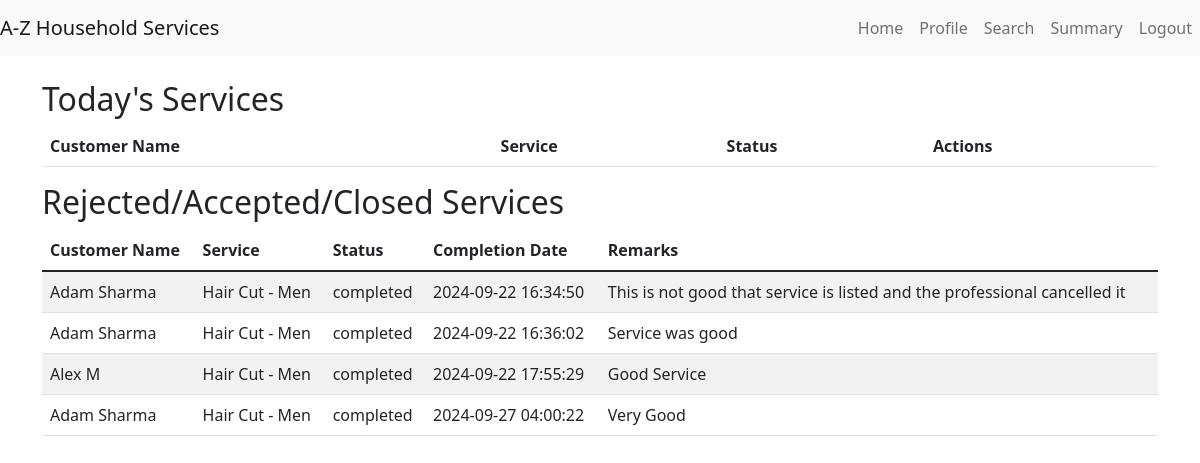
The page /professional/dashboard (signed in) on the database as committed earlier.
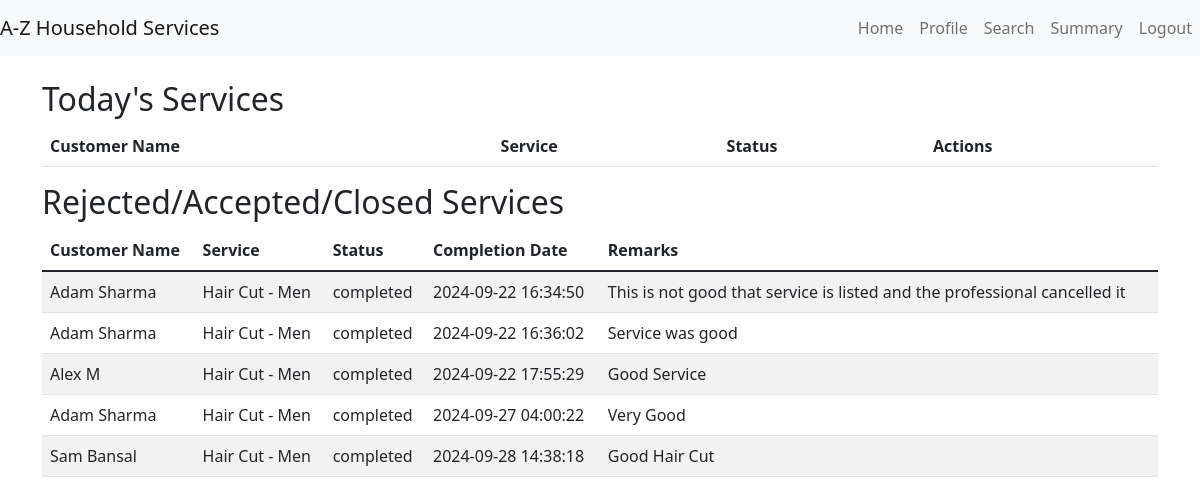
The same page on the database as committed later.
### models.py (models this page shows, shortened)
class CustomerProfile(db.Model):
    __tablename__ = 'customer_profiles'
    id = db.Column(db.Integer, primary_key=True)
    user_id = db.Column(db.Integer, db.ForeignKey('users.id'))
    full_name = db.Column(db.String(100), nullable=False)
    address = db.Column(db.String(200),nullable=False)
    pin_code = db.Column(db.String(6), nullable=False)

class Service(db.Model):
    __tablename__ = 'services'
    id = db.Column(db.Integer, primary_key=True)
    name = db.Column(db.String(100), nullable=False)
    price = db.Column(db.Float, nullable=False)
    description = db.Column(db.String(200))
    service_type = db.Column(db.String(50))

class ServiceRequest(db.Model):
    __tablename__ = 'service_requests'
    id = db.Column(db.Integer, primary_key=True)
    service_id = db.Column(db.Integer, db.ForeignKey('services.id'))
    customer_id = db.Column(db.Integer, db.ForeignKey('users.id'))
    professional_id = db.Column(db.Integer, db.ForeignKey('users.id'), nullable=True)
    date_of_request = db.Column(db.DateTime, default=db.func.current_timestamp())
    date_of_accept_reject = db.Column(db.DateTime, nullable=True)
    date_of_completion = db.Column(db.DateTime, nullable=True)
    service_status = db.Column(db.String(20))  # requested, accepted, rejected , completed
    remarks = db.Column(db.String(200))

### app.py (the view)
@app.route('/professional/dashboard')
def professional_dashboard():
    if 'user_id' in session:
        professional_id = session['user_id']
        service_requests = ServiceRequest.query.filter_by(professional_id=professional_id,service_status='requested').all()
        service_requests_closed = ServiceRequest.query.filter(ServiceRequest.professional_id==professional_id,ServiceRequest.service_status != 'requested').all()
        serviceIdList = []
        for request in service_requests:
            serviceIdList.append(request.service_id)
        services = Service.query.filter(Service.id.in_(serviceIdList)).all()
        cust_dict = {}
        service_dict = {}
        for service in Service.query.all():
            service_dict[service.id] = service
        for cust in CustomerProfile.query.all():
            cust_dict[cust.user_id] = cust
        return render_template('professional_dashboard.html', service_requests=service_requests, services=services,cust_dict=cust_dict,service_dict=service_dict,service_requests_closed=service_requests_closed)
    return redirect(url_for('login'))

### app.py (called while the page is built)
@app.before_request
def create_tables():
    global first_request
    if first_request:
        db.create_all()
        first_request = False

### templates/professional_dashboard.html (shortened to what this page needs)
{% extends "base.html" %}
{% block content %}
<h2>Today's Services</h2>
<table class="table table-striped">
    <thead>
        <tr>
            <th>Customer Name</th>
            <th>Service</th>
            <th>Status</th>
            <th>Actions</th>
        </tr>
    </thead>
</table>
<h2>Rejected/Accepted/Closed Services</h2>
<table class="table table-striped">
    <thead>
        <tr>
            <th>Customer Name</th>
            <th>Service</th>
            <th>Status</th>
            <th>Completion Date</th>
            <th>Remarks</th>
        </tr>
    </thead>
    <tbody>
        {% for service_request_closed in service_requests_closed %}
        <tr>
            <td>{{ cust_dict[service_request_closed.customer_id].full_name }}</td>
            <td>{{ service_dict[service_request_closed.service_id].name }}</td>
            <td>{{ service_request_closed.service_status }}</td>
            <td>{{ service_request_closed.date_of_completion if service_request_closed.date_of_completion else "" }}</td>
            <td>{{ service_request_closed.remarks if service_request_closed.date_of_completion else "" }}</td>
        </tr>
        {% endfor %}
    </tbody>
</table>
{% endblock %}

Rows that differ between the two databases and show on the page:
added ServiceRequest: {{ service_dict[service_request_closed.service_id].name }} "Hair Cut - Men", service_status "completed", date_of_completion "2024-09-28 14:38:18", date_of_completion+remarks "Good Hair Cut"
added CustomerProfile: full_name "Sam Bansal"
